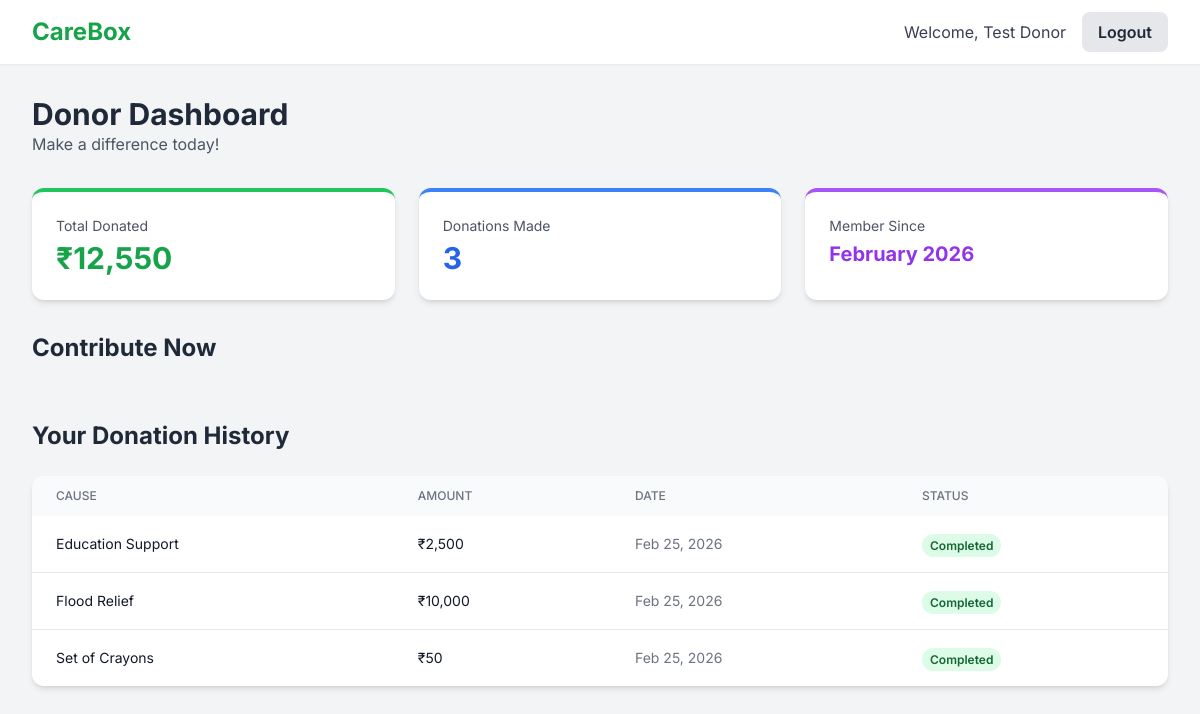
The page /backend/pages/donor_dashboard.php (signed in) on the database its author committed.
### tables this page shows
CREATE TABLE donations (
    id INT AUTO_INCREMENT PRIMARY KEY,
    donor_id INT NOT NULL,
    campaign_id INT,
    amount DECIMAL(10,2) NOT NULL,
    donation_type ENUM('general', 'micro', 'urgent', 'campaign') DEFAULT 'general',
    item_name VARCHAR(100),
    status ENUM('completed', 'in_progress', 'pending', 'cancelled') DEFAULT 'pending',
    feedback TEXT,
    feedback_available BOOLEAN DEFAULT FALSE,
    created_at TIMESTAMP DEFAULT CURRENT_TIMESTAMP,
    FOREIGN KEY (donor_id) REFERENCES donors(id) ON DELETE CASCADE,
    FOREIGN KEY (campaign_id) REFERENCES campaigns(id) ON DELETE SET NULL
);

### backend/includes/functions.php (called while the page is built, shortened)
<?php
function getDonorDonations($donorId) {
    $conn = getDBConnection();
    $stmt = $conn->prepare("
        SELECT d.*, c.title as campaign_title
        FROM donations d
        LEFT JOIN campaigns c ON d.campaign_id = c.id
        WHERE d.donor_id = ?
        ORDER BY d.created_at DESC
    ");
    $stmt->bind_param("i", $donorId);
    $stmt->execute();
    $result = $stmt->get_result();
    $donations = [];
    while ($row = $result->fetch_assoc()) {
        $donations[] = $row;
    }
    return $donations;
}
function getDonorStats($donorId) {
    $conn = getDBConnection();
    $stmt = $conn->prepare("SELECT SUM(amount) as total_donated, COUNT(*) as total_donations FROM donations WHERE donor_id = ?");
    $stmt->bind_param("i", $donorId);
    $stmt->execute();
    $result = $stmt->get_result();
    $row = $result->fetch_assoc();
    return [
        'total_donated' => $row['total_donated'] ?? 0,
        'total_donations' => $row['total_donations'] ?? 0
    ];
}
function getDonorDonationHistory($donorId) {
    return getDonorDonations($donorId);
}
?>

### backend/pages/donor_dashboard.php (the view, shortened to what this page needs)
<?php
require_once __DIR__ . '/../includes/functions.php';
$donorId = $_SESSION['donor_id'];
$donorName = $_SESSION['donor_name'];
$stats = getDonorStats($donorId);
$totalDonated = $stats['total_donated'] ?? 0;
$totalDonations = $stats['total_donations'] ?? 0;
$donationHistory = getDonorDonationHistory($donorId);
$memberSince = date('F Y');
?>
<!DOCTYPE html>
<html lang="en">
<head>
    <script src="https://cdn.tailwindcss.com"></script>
</head>
<body class="bg-gray-100 min-h-screen">
    <header class="bg-white shadow-sm sticky top-0 z-50">
        <div class="max-w-7xl mx-auto px-4 sm:px-6 lg:px-8">
            <div class="flex justify-between items-center h-16">
                <div class="flex items-center">
                    <h1 class="text-2xl font-bold text-green-600">CareBox</h1>
                </div>
                <div class="flex items-center space-x-4">
                    <span class="text-gray-700">Welcome, <?php echo htmlspecialchars($donorName); ?></span>
                    <a href="logout.php" class="bg-gray-200 hover:bg-gray-300 text-gray-800 font-semibold py-2 px-4 rounded-lg transition">Logout</a>
                </div>
            </div>
        </div>
    </header>
    <main class="max-w-7xl mx-auto px-4 sm:px-6 lg:px-8 py-8">
        <div class="mb-8">
            <h2 class="text-3xl font-bold text-gray-800">Donor Dashboard</h2>
            <p class="text-gray-600">Make a difference today!</p>
        </div>
        <div class="grid grid-cols-1 md:grid-cols-3 gap-6 mb-8">
            <div class="bg-white rounded-xl shadow-md p-6 border-t-4 border-green-500">
                <p class="text-gray-600 text-sm mb-1">Total Donated</p>
                <p class="text-3xl font-bold text-green-600">₹<?php echo number_format($totalDonated); ?></p>
            </div>
            <div class="bg-white rounded-xl shadow-md p-6 border-t-4 border-blue-500">
                <p class="text-gray-600 text-sm mb-1">Donations Made</p>
                <p class="text-3xl font-bold text-blue-600"><?php echo $totalDonations; ?></p>
            </div>
            <div class="bg-white rounded-xl shadow-md p-6 border-t-4 border-purple-500">
                <p class="text-gray-600 text-sm mb-1">Member Since</p>
                <p class="text-xl font-bold text-purple-600"><?php echo $memberSince; ?></p>
            </div>
        </div>
        <div class="mb-8">
            <h3 class="text-2xl font-bold text-gray-800 mb-6">Contribute Now</h3>
        </div>
        <div class="mb-8">
            <h3 class="text-2xl font-bold text-gray-800 mb-6">Your Donation History</h3>
            <?php if (empty($donationHistory)): ?>
                <div class="bg-white rounded-xl shadow-md p-8 text-center">
                    <p class="text-gray-600">You haven't made any donations yet.</p>
                    <a href="#campaigns" class="text-blue-600 hover:text-blue-800 mt-2 inline-block">Start donating today!</a>
                </div>
            <?php else: ?>
                <div class="bg-white rounded-xl shadow-md overflow-hidden">
                    <div class="overflow-x-auto">
                        <table class="w-full">
                            <thead class="bg-gray-50">
                                <tr>
                                    <th class="px-6 py-3 text-left text-xs font-medium text-gray-500 uppercase">Cause</th>
                                    <th class="px-6 py-3 text-left text-xs font-medium text-gray-500 uppercase">Amount</th>
                                    <th class="px-6 py-3 text-left text-xs font-medium text-gray-500 uppercase">Date</th>
                                    <th class="px-6 py-3 text-left text-xs font-medium text-gray-500 uppercase">Status</th>
                                </tr>
                            </thead>
                            <tbody class="divide-y divide-gray-200">
                                <?php foreach ($donationHistory as $donation): ?>
                                <tr class="hover:bg-gray-50">
                                    <td class="px-6 py-4 text-sm text-gray-900"><?php echo htmlspecialchars($donation['item_name'] ?? 'General Donation'); ?></td>
                                    <td class="px-6 py-4 text-sm text-gray-900">₹<?php echo number_format($donation['amount']); ?></td>
                                    <td class="px-6 py-4 text-sm text-gray-500"><?php echo date('M d, Y', strtotime($donation['created_at'])); ?></td>
                                    <td class="px-6 py-4">
                                        <span class="px-2 py-1 text-xs font-semibold rounded-full <?php echo $donation['status'] === 'completed' ? 'bg-green-100 text-green-800' : ($donation['status'] === 'pending' ? 'bg-yellow-100 text-yellow-800' : 'bg-gray-100 text-gray-800'); ?>">
                                            <?php echo ucfirst($donation['status']); ?>
                                        </span>
                                    </td>
                                </tr>
                                <?php endforeach; ?>
                            </tbody>
                        </table>
                    </div>
                </div>
            <?php endif; ?>
        </div>
    </main>
</body>
</html>

### backend/pages/donor_dashboard.php (style rules this page uses)
body { font-family: 'Inter', sans-serif; background-color: #f8fafc; }

### rows shown on the page
donations: item_name "Education Support", amount "2,500", created_at "Feb 25, 2026", status "Completed"
donations: item_name "Flood Relief", amount "10,000", created_at "Feb 25, 2026", status "Completed"
donations: item_name "Set of Crayons", amount "50", created_at "Feb 25, 2026", status "Completed"

### other values the page prints
$donorName "Test Donor"
$totalDonated "12,550"
$totalDonations "3"
